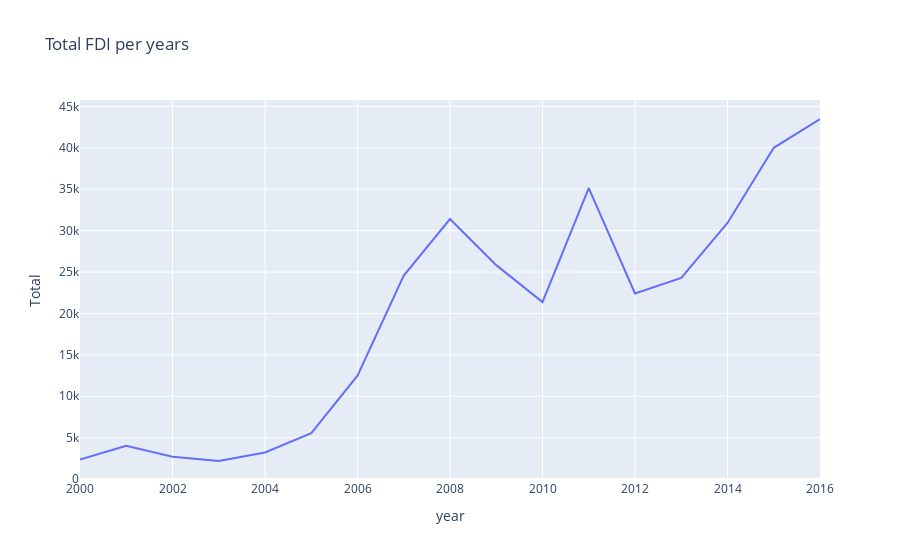

Here is the notebook cell this chart was saved with:
### Code cell
#Total FDI for every year

total_FDI_peryear = pd.DataFrame({'year':years,'Total':fdida[years].sum(axis=0)})

fig = px.line(total_FDI_peryear, x="year", y="Total", title='Total FDI per years')
fig.show()

### Figure 1 — Plotly figure (JSON) as saved in the notebook; plotly's stock layout.template omitted (floating-point values rounded to 4 significant figures)
{"data": [{"hovertemplate": "year=%{x}<br>Total=%{y}<extra></extra>", "legendgroup": "", "line": {"color": "#636efa", "dash": "solid"}, "mode": "lines", "name": "", "showlegend": false, "type": "scatter", "x": ["2000", "2001", "2002", "2003", "2004", "2005", "2006", "2007", "2008", "2009", "2010", "2011", "2012", "2013", "2014", "2015", "2016"], "xaxis": "x", "y": [2379.0, 4028.0, 2704.0, 2188.0, 3219.0, 5540.0, 12490.0, 24580.0, 31400.0, 25830.0, 21380.0, 35120.0, 22420.0, 24300.0, 30930.0, 40000.0, 43480.0], "yaxis": "y"}], "layout": {"legend": {"tracegroupgap": 0}, "title": {"text": "Total FDI per years"}, "xaxis": {"anchor": "y", "domain": [0, 1], "title": {"text": "year"}}, "yaxis": {"anchor": "x", "domain": [0, 1], "title": {"text": "Total"}}}}
